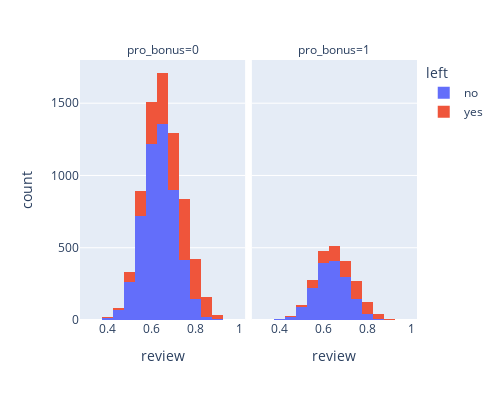

The notebook cell saved with this chart:
### Code cell
import plotly.express as px

fig = px.histogram(df, x="review", color="left",facet_col="pro_bonus",width=500,nbins=20,
    height=400)
fig.show()

### Figure 1 — Plotly figure (JSON) as saved in the notebook; plotly's stock layout.template omitted (floating-point values rounded to 4 significant figures; data arrays with more than 128 entries replaced by an {"elided": "..."} marker saying what was removed)
{"data": [{"alignmentgroup": "True", "bingroup": "x", "hovertemplate": "left=no<br>pro_bonus=0<br>review=%{x}<br>count=%{y}<extra></extra>", "legendgroup": "no", "marker": {"color": "#636efa", "pattern": {"shape": ""}}, "name": "no", "nbinsx": 20, "offsetgroup": "no", "orientation": "v", "showlegend": true, "type": "histogram", "x": {"elided": "5122 float values"}, "xaxis": "x", "yaxis": "y"}, {"alignmentgroup": "True", "bingroup": "x", "hovertemplate": "left=no<br>pro_bonus=1<br>review=%{x}<br>count=%{y}<extra></extra>", "legendgroup": "no", "marker": {"color": "#636efa", "pattern": {"shape": ""}}, "name": "no", "nbinsx": 20, "offsetgroup": "no", "orientation": "v", "showlegend": false, "type": "histogram", "x": {"elided": "1634 float values"}, "xaxis": "x2", "yaxis": "y2"}, {"alignmentgroup": "True", "bingroup": "x", "hovertemplate": "left=yes<br>pro_bonus=0<br>review=%{x}<br>count=%{y}<extra></extra>", "legendgroup": "yes", "marker": {"color": "#EF553B", "pattern": {"shape": ""}}, "name": "yes", "nbinsx": 20, "offsetgroup": "yes", "orientation": "v", "showlegend": true, "type": "histogram", "x": {"elided": "2168 float values"}, "xaxis": "x", "yaxis": "y"}, {"alignmentgroup": "True", "bingroup": "x", "hovertemplate": "left=yes<br>pro_bonus=1<br>review=%{x}<br>count=%{y}<extra></extra>", "legendgroup": "yes", "marker": {"color": "#EF553B", "pattern": {"shape": ""}}, "name": "yes", "nbinsx": 20, "offsetgroup": "yes", "orientation": "v", "showlegend": false, "type": "histogram", "x": {"elided": "616 float values"}, "xaxis": "x2", "yaxis": "y2"}], "layout": {"annotations": [{"font": {}, "showarrow": false, "text": "pro_bonus=0", "x": 0.245, "xanchor": "center", "xref": "paper", "y": 1, "yanchor": "bottom", "yref": "paper"}, {"font": {}, "showarrow": false, "text": "pro_bonus=1", "x": 0.755, "xanchor": "center", "xref": "paper", "y": 1, "yanchor": "bottom", "yref": "paper"}], "barmode": "relative", "height": 400, "legend": {"title": {"text": "left"}, "tracegroupgap": 0}, "margin": {"t": 60}, "width": 500, "xaxis": {"anchor": "y", "domain": [0, 0.49], "title": {"text": "review"}}, "xaxis2": {"anchor": "y2", "domain": [0.51, 1], "matches": "x", "title": {"text": "review"}}, "yaxis": {"anchor": "x", "domain": [0, 1], "title": {"text": "count"}}, "yaxis2": {"anchor": "x2", "domain": [0, 1], "matches": "y", "showticklabels": false}}}
